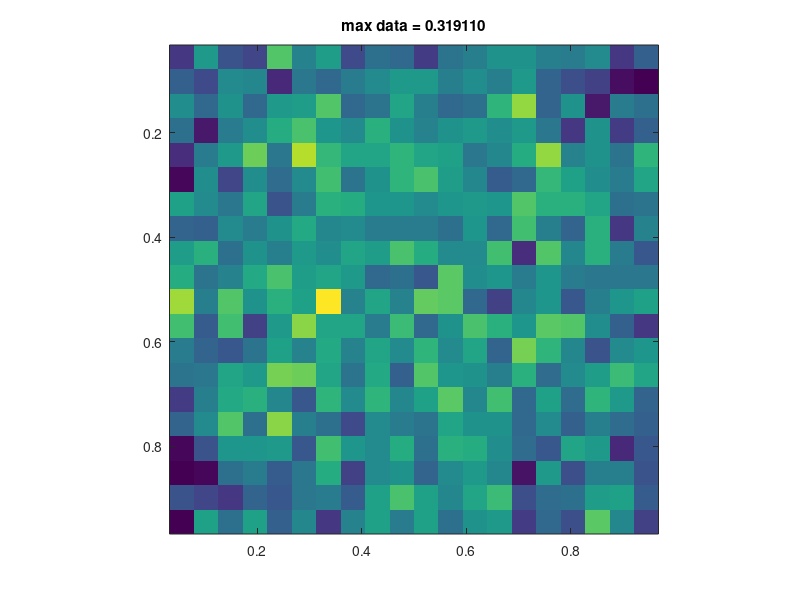
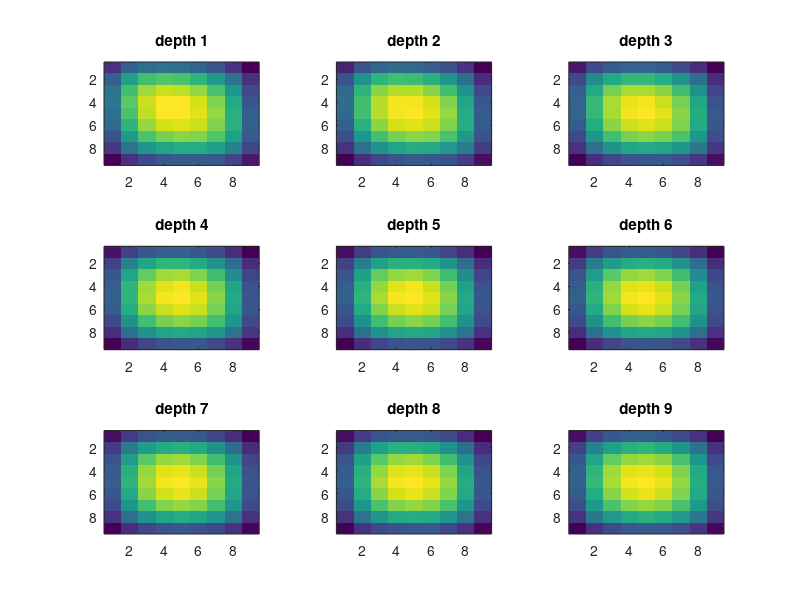

Here is the MATLAB script that generated these plots, in order: (Note: this script raises an error after producing the figures.)
clear all; close all;


addpath ../test
%%

% Program a quadratic regularization inversion to check forward operator
% accuracy against analytic solutions

% Project cell walls to centres
centre = @(x) x(1:end - 1) + 0.5*diff(x);




x = linspace(0,1,10);
y = linspace(0,1,10);
z = linspace(2,3,10);

zc = centre(z);
xc = centre(x);
yc = centre(y);

nz = length(zc);
nx = length(xc);
ny = length(yc);
nnn = nz * nx * ny;



dx = x(2) - x(1);
dy = y(2) - y(1);
dz = z(2) - z(1);

h = ones(nnn, 1) * dx*dy*dz;

%[Z X Y] = meshgrid(z, x, y);

nobsx = 20;
[ObsX, ObsY] = meshgrid(linspace(0, 1, nobsx),...
    linspace(0,1,nobsx));

ObsZ = zeros(size(ObsX)) + 0.5;

nobs = numel(ObsX(:));
% When I ordered the matrices to accomodate the matlab vectorize order (
% for when we multiply m(:).  the kronecker products required to build the
% operator showed a slightly different symmetry than when BenP derived the
% same problem, so the codes look a little different.


% Geometric part of the Gravity kernel
% According to the UBC Documentation, the gravity kernel involves source
% location minus observation location, whereas the magnetic kernel
% has the order reversed.  Below is the magnetic.

% R = ((((kron3(ez,exy',obsX',ez')-kron3(ez,exy,obsX,ez)).^2)...
% +(kron3(ez,exy',ez',obsY')-kron3(ez,exy,ez,obsY)).^2)...
% +(kron3(1,exy',ez',obsZ)-kron3(1,exy,z,exy)).^2).^(-1/2);
% exy = ones(1,nx*ny)
% ez = ones(1,nz)
% Here we have the gravity case.
% G = (dv*(kron3(1,exy',z,exy)-kron3(1,exy,ez',obsZ))...
% .*((((kron3(ez,exy',obsX,ez)-kron3(ez,exy,obsX',ez')).^2)...
% +(kron3(ez,exy',ez,obsY)-kron3(ez,exy,ez',obsY')).^2)...
% +(kron3(1,exy',z,exy)-kron3(1,exy,ez',obsZ)).^2).^(-3/2));



e = @ (n) ones(n, 1);
% Scale up dimensions to 3D
kron3 = @(a, b, c)  kron(a, kron(b, c));
% Kron observations to size G
kronobs = @(obs) kron( e(nnn)', obs(:) );
% Kron dimensions to size G and subtract obs distance
H = kron( e(nobs), h');
Z = kron( e(nobs), kron3( e(ny)', e(nx)', zc)) - kronobs(ObsZ);
X = kron( e(nobs), kron3( e(ny)', xc, e(nz)')) - kronobs(ObsX);
Y = kron( e(nobs), kron3( yc, e(nx)', e(nz)')) - kronobs(ObsY);
R = (X.^2 + Y.^2 + Z.^2).^(3/2);
G = Z .* H .* 1./R;

% G = dv*(kron(e(nx*ny)',Z(:)')-zeros(nx*ny,nx*ny*nz))...
% .*((((kron(e(nx*ny)',X(:)')-kron(e(nx*ny*nz),kron(x',e(ny)'))).^2)...
% +((kron(e(nx*ny)',Y(:)')-kron(e(nx*ny*nz),kron(e(nx)',y'))).^2)...
% +((kron(e(nx*ny)',Z(:)')-zeros(nx*ny,nx*ny*nz)).^2)).^(-3/2));

m = ones(nz, nx, ny);
m(round(0.5*nz),...
    round(0.5*nx) : round(0.5*nx) + 1,...
    round(0.5*ny) : round(0.5*ny) + 1 ) = 4;

%m = m + noise;

% m(1:2,1:2,15) = 2000;
d = G*m(:);
d = d + 0.1 * mean(d) * randn(length(d), 1);
dcube = reshape(d, size(ObsX) );
figure()
imagesc(xc,yc,dcube)
title(sprintf('max data = %f', max(d(:))))
axis square
% m(1:2,1:2,15) = 2000;
D = @(n,k) spdiags([-e(n ) .* 1/k(1), e(n ) .* 1/k(1)], [-1 0], n +1 , n);


Dz = D(nz, h);
Dx = D(nx, h);
Dy = D(ny, h);
%Dz([1,end]) = 2/h(1);
%Dx([1,end]) = 2/h(1);
%Dy([1,end]) = 2/h(1);

Iz = speye(nz);
Ix = speye(nx);
Iy = speye(ny);
Dz = kron(Iy, kron(Ix, Dz));
Dx = kron(Iy, kron(Dx, Iz));
Dy = kron(Dy, kron(Ix, Iz));

GRAD = [Dz; Dx; Dy];

Im = spdiags(e(nnn) * h(1), 0, nnn, nnn);

beta = 1e-10;

A = G' * G + beta * (GRAD' * GRAD) + beta * Im;
minv = A\(G' * d(:));

minv = reshape(minv, nz, nx, ny);

figure()
for zi = 1:length(zc)
    subplot(round(sqrt(nz)), round(sqrt(nz)), zi)
    imagesc(squeeze(minv( zi ,:, :)))
    title(sprintf('depth %i', zi))
end



%% Derivative Testing
% Phi = 1/2 ||Gm-d||^2 + 1/2(|grad*m|^2 + m'm*h)
% dPhi/dm = G'Gm - G'd + grad'grad*m + m*h
m = m(:);
d = d(:);

mr = randn(size(G,2),1);
Phi = @(m) 1/2 * (G*m - d)' * (G*m -d) + ...
    1/2 * ( (GRAD * m)' * (GRAD * m)) ;
    

dPhidm = @(m) ( (G' * G) * m) - (G' * d) + ...
    (GRAD' * GRAD) * m;


derivTest(Phi, dPhidm, length(mr))




